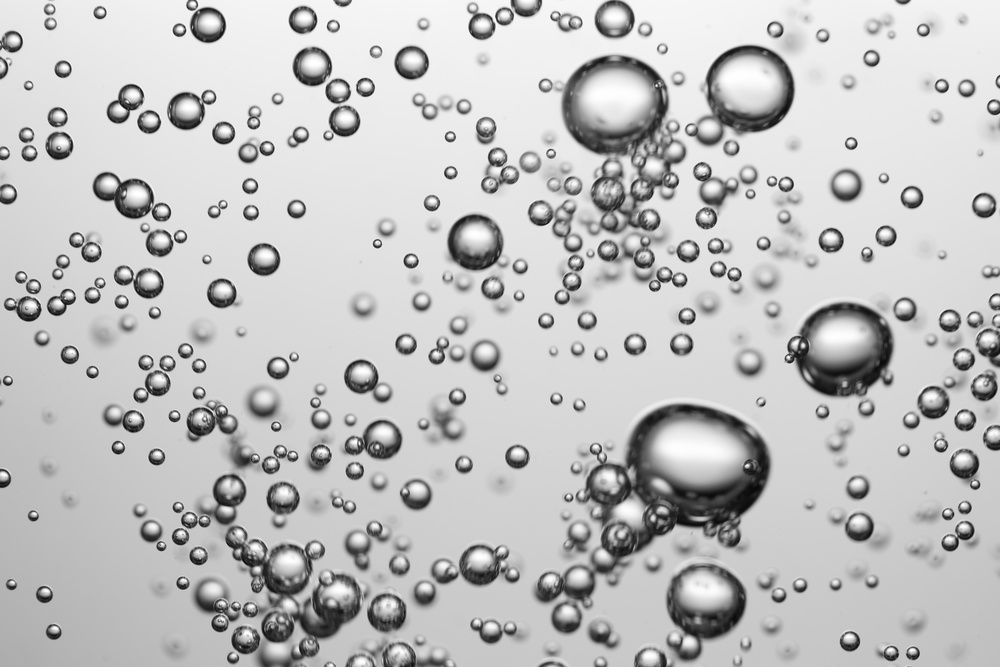
#> input picture tests/test_image_raw_30ppm.JPG, 1000 x 667 px, shrunk from 6000 x 4000 before the run
$ python img_sharpening.py   (older library calls are emulated)
#> lines starting #> are read from the running program, lines starting #| are printed output that depends on the picture; after the words box and inside, x2 and y2 are one past the last pixel; in counts of white or black regions, pixels touching at a corner belong together
# sharpen_bubbles.py
# Requirements: numpy, opencv-python, scikit-image, matplotlib
# pip install numpy opencv-python scikit-image matplotlib

from __future__ import annotations

import os
from typing import cast

import cv2
import numpy as np
from matplotlib import pyplot as plt
from numpy import typing as npt
from skimage.color import rgb2gray
from skimage.exposure import equalize_adapthist
from skimage.filters import unsharp_mask
from skimage.restoration import richardson_lucy, wiener
from skimage.util import img_as_ubyte

# ---------------------------
# Utilities
# ---------------------------


def _ensure_dir(path: str) -> None:
    if not os.path.exists(path):
        os.makedirs(path, exist_ok=True)


def _read_image_keep_dtype(path: str) -> tuple[npt.NDArray[np.uint8], np.dtype[np.uint8]]:
    """Read RGB image (BGR from cv2 then convert to RGB). Returns image and original dtype."""
    bgr = cv2.imread(path, cv2.IMREAD_UNCHANGED)
    if bgr is None:
        raise FileNotFoundError(f"Could not read image: {path}")
    orig_dtype = cast(np.dtype[np.uint8], bgr.dtype)
    # Convert to 3-channel RGB for processing; if grayscale, promote to 3-ch for display consistency
    if len(bgr.shape) == 2:
        bgr = cv2.cvtColor(bgr, cv2.COLOR_GRAY2BGR)
    rgb = cast(npt.NDArray[np.uint8], cv2.cvtColor(bgr, cv2.COLOR_BGR2RGB))
    return rgb, orig_dtype


def _to_float01(img: npt.NDArray[np.uint8]) -> npt.NDArray[np.float32]:
    """Convert uint8/uint16/float to float32 in [0,1]."""
    if img.dtype == np.uint8:
        return img.astype(np.float32) / 255.0
    if img.dtype == np.uint16:
        return img.astype(np.float32) / 65535.0
    f = img.astype(np.float32)
    # best-effort clamp
    f_min, f_max = np.min(f), np.max(f)
    if f_min < 0.0 or f_max > 1.0:
        f = np.clip(f, 0.0, 1.0)
    return f


def _from_float01_like(img_float: npt.NDArray[np.float32], like_dtype: np.dtype[np.uint8]) -> npt.NDArray[np.uint8]:
    """Convert back to the original dtype (preserving 'pixel format')."""
    img_float = np.clip(img_float, 0.0, 1.0)
    if like_dtype == np.uint8:
        return (img_float * 255.0 + 0.5).astype(np.uint8)
    if like_dtype == np.uint16:
        return (img_float * 65535.0 + 0.5).astype(np.uint16)
    return img_float.astype(like_dtype)


def _save_rgb(path: str, rgb: npt.NDArray[np.uint8]) -> None:
    """Save RGB using cv2 (expects BGR)."""
    bgr = cv2.cvtColor(rgb, cv2.COLOR_RGB2BGR)
    cv2.imwrite(path, bgr)


def _variance_of_laplacian(gray_f: npt.NDArray[np.float32], ksize: int = 3) -> npt.NDArray[np.float32]:
    """Focus measure: higher = sharper."""
    lap = cv2.Laplacian(gray_f, cv2.CV_32F, ksize=ksize)
    # Local variance via box filter (fast)
    mu = cv2.blur(lap, (5, 5))
    mu2 = cv2.blur(lap * lap, (5, 5))
    var = np.maximum(mu2 - mu * mu, 0.0)
    return var


# ---------------------------
# Methods
# ---------------------------


def method_unsharp_single_scale(
    rgb: npt.NDArray[np.uint8], amount: float = 1.0, radius: float = 1.5, threshold: float = 0.0
) -> npt.NDArray[np.float32]:
    """Classic Unsharp Mask (single scale)."""
    f = _to_float01(rgb)
    # apply per-channel USM
    out = np.empty_like(f)
    for c in range(3):
        out[..., c] = unsharp_mask(f[..., c], radius=radius, amount=amount, preserve_range=True)
    return np.clip(out, 0, 1)


def method_unsharp_multi_scale(
    rgb: npt.NDArray[np.uint8], radii: tuple[int, ...] = (1, 2, 4, 8), amounts: tuple[float, ...] = (0.8, 0.6, 0.4, 0.2)
) -> npt.NDArray[np.float32]:
    """Multi-scale USM: stack several gentle passes to reduce halos."""
    f = _to_float01(rgb)
    out = f.copy()
    for r, a in zip(radii, amounts):
        for c in range(3):
            out[..., c] = unsharp_mask(out[..., c], radius=float(r), amount=float(a), preserve_range=True)
    return np.clip(out, 0, 1)


def method_clahe_then_usm(
    rgb: npt.NDArray[np.uint8], clip_limit: float = 0.01, usm_radius: float = 1.5, usm_amount: float = 0.8
) -> npt.NDArray[np.float32]:
    """CLAHE (on luminance) → mild USM."""
    f = _to_float01(rgb)
    # convert to YUV and apply CLAHE to Y
    yuv = cv2.cvtColor((f * 255).astype(np.uint8), cv2.COLOR_RGB2YUV)
    y = yuv[..., 0] / 255.0
    y_eq = equalize_adapthist(y, clip_limit=clip_limit)
    yuv[..., 0] = img_as_ubyte(y_eq)
    f_eq = cv2.cvtColor(yuv, cv2.COLOR_YUV2RGB).astype(np.float32) / 255.0
    # mild USM
    out = np.empty_like(f_eq)
    for c in range(3):
        out[..., c] = unsharp_mask(f_eq[..., c], radius=usm_radius, amount=usm_amount, preserve_range=True)
    return np.clip(out, 0, 1)


def method_wiener_gaussian(rgb: npt.NDArray[np.uint8], sigma: float = 1.2, K: float = 0.004) -> npt.NDArray[np.float32]:
    """Wiener deconvolution assuming small Gaussian blur (applied on luminance)."""
    f = _to_float01(rgb)
    gray = rgb2gray(f)  # float in [0,1]
    # build Gaussian PSF
    size = int(2 * round(3 * sigma) + 1)
    x = np.arange(size) - size // 2
    X, Y = np.meshgrid(x, x)
    psf = np.exp(-(X**2 + Y**2) / (2 * sigma * sigma))
    psf /= psf.sum() + 1e-8
    deconv = np.clip(wiener(gray, psf, balance=K, clip=False), 0, 1)
    # replace luminance while preserving color via ratio
    eps = 1e-6
    ratio = (deconv + eps) / (gray + eps)
    out = np.clip(f * ratio[..., None], 0, 1)
    return out


def method_rl_disk(rgb: npt.NDArray[np.uint8], radius_px: int = 3, iterations: int = 20) -> npt.NDArray[np.float32]:
    """Richardson-Lucy with a disk PSF (defocus-like blur) on luminance."""
    f = _to_float01(rgb)
    gray = rgb2gray(f)
    # simple disk PSF
    size = radius_px * 2 + 1
    Y, X = np.ogrid[-radius_px : radius_px + 1, -radius_px : radius_px + 1]
    mask = X**2 + Y**2 <= radius_px**2
    psf = np.zeros((size, size), dtype=np.float32)
    psf[mask] = 1.0
    psf /= psf.sum() + 1e-8
    deconv = np.clip(richardson_lucy(gray, psf, num_iter=iterations, clip=False), 0, 1)
    # luminance replace with color preservation
    eps = 1e-6
    ratio = (deconv + eps) / (gray + eps)
    out = np.clip(f * ratio[..., None], 0, 1)
    return out


def method_selective_defocus_rl(
    rgb: npt.NDArray[np.uint8], defocus_threshold: float = 0.0008, disk_radius_if_blur: int = 3, iterations: int = 15
) -> npt.NDArray[np.float32]:
    """Estimate defocus map via variance of Laplacian.

    Apply RL deconvolution only where defocus < threshold (blurred areas).
    Edge-aware (bilateral) blend back to avoid halos on already-sharp regions.
    """
    f = _to_float01(rgb)
    gray = rgb2gray(f).astype(np.float32)
    # defocus map: lower var-Lap => blurrier
    varlap = _variance_of_laplacian(gray, ksize=3)
    # normalize to [0,1]
    varlap_n = (varlap - varlap.min()) / (varlap.max() - varlap.min() + 1e-8)
    blur_mask = (varlap_n < defocus_threshold).astype(np.float32)

    # smooth mask to avoid seams
    blur_mask = cv2.GaussianBlur(blur_mask, (0, 0), 1.2)
    blur_mask = np.clip(blur_mask, 0.0, 1.0)

    # RL deconv on whole image luminance (simpler/fast), then blend by mask
    rl = method_rl_disk(rgb, radius_px=disk_radius_if_blur, iterations=iterations)
    # edge-aware feathering via bilateral filter on the mask
    # (use bilateral on mask to align to edges)
    m = (
        cv2.bilateralFilter((blur_mask * 255).astype(np.uint8), d=9, sigmaColor=50, sigmaSpace=7).astype(np.float32)
        / 255.0
    )
    m = m[..., None]  # to 3-ch
    out = rl * m + f * (1.0 - m)
    return np.clip(out, 0, 1)


# ---------------------------
# Pipeline Runner
# ---------------------------


def run_all_methods(img_rgb_path: str, output_dir: str) -> dict[str, npt.NDArray[np.uint8]]:
    _ensure_dir(output_dir)
    rgb, orig_dtype = _read_image_keep_dtype(img_rgb_path)
#> in _read_image_keep_dtype, bgr is the input picture: shape (667, 1000, 3); min 8, max 255, mean 192.7

    results: dict[str, npt.NDArray[np.uint8]] = {}
    results["original"] = rgb

    # 1) Unsharp (single scale)
    usm1 = method_unsharp_single_scale(rgb, amount=1.0, radius=1.5, threshold=0.0)
#> after the loop in method_unsharp_single_scale, `for c in range(3):`:
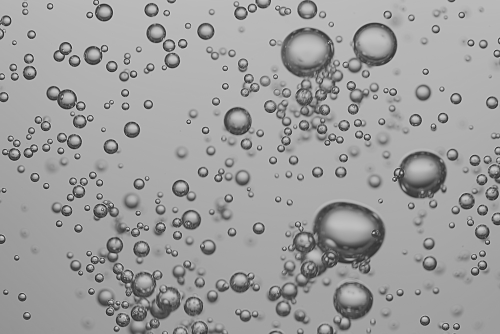
#> out: shape (667, 1000, 3) float32 (shown at 1/2 size); min -0.353, max 1.44, mean 0.756; drawn with min black and max white
    results["usm_single"] = _from_float01_like(usm1, orig_dtype)

    # 2) Unsharp (multi-scale)
    usm_ms = method_unsharp_multi_scale(rgb, radii=(1, 2, 4, 8), amounts=(0.8, 0.6, 0.4, 0.2))
#> after the loop in method_unsharp_multi_scale, `for r, a in zip(radii, amounts):`:
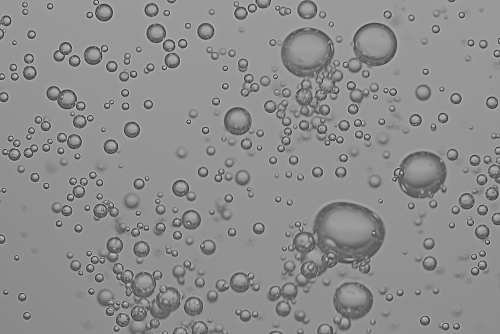
#> out: shape (667, 1000, 3) float32 (shown at 1/2 size); min -1.53, max 2.58, mean 0.756; drawn with min black and max white
    results["usm_multiscale"] = _from_float01_like(usm_ms, orig_dtype)

    # 3) CLAHE -> USM
    clahe_usm = method_clahe_then_usm(rgb, clip_limit=0.01, usm_radius=1.5, usm_amount=0.8)
    results["clahe_usm"] = _from_float01_like(clahe_usm, orig_dtype)

    # 4) Wiener (Gaussian)
    wien = method_wiener_gaussian(rgb, sigma=1.2, K=0.004)
#> in method_wiener_gaussian, `ratio = (deconv + eps) / (gray + eps)`:
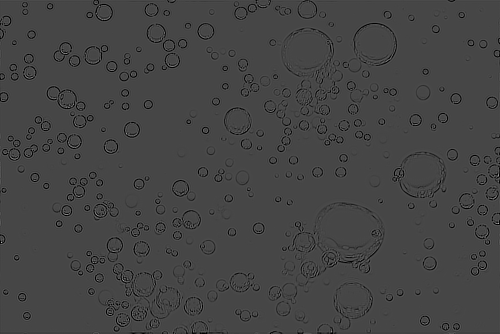
#> ratio: shape (667, 1000) float32 (shown at 1/2 size); min 1.48e-06, max 3.62, mean 0.977; drawn with min black and max white
    results["wiener_gaussian"] = _from_float01_like(wien, orig_dtype)

    # 5) Richardson-Lucy with disk PSF
    rl = method_rl_disk(rgb, radius_px=3, iterations=20)
#> in method_rl_disk, `ratio = (deconv + eps) / (gray + eps)`:
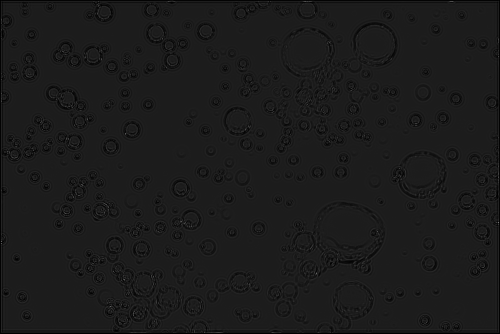
#> ratio: shape (667, 1000) float32 (shown at 1/2 size); min 3.47e-05, max 8.85, mean 0.958; drawn with min black and max white
    results["rl_disk"] = _from_float01_like(rl, orig_dtype)

    # 6) Selective RL guided by defocus
    selective = method_selective_defocus_rl(
        rgb,
        defocus_threshold=0.25,  # 0..1 after normalization; tweak based on image
        disk_radius_if_blur=3,
        iterations=15,
    )
#> in _variance_of_laplacian, `mu2 = cv2.blur(lap * lap, (5, 5))`:
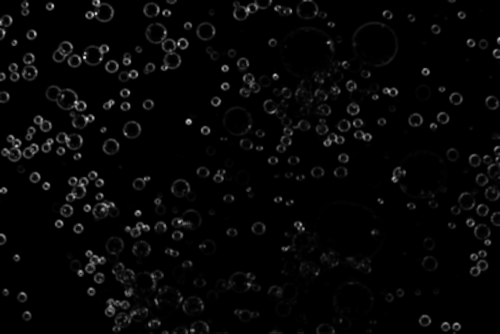
#> mu2: shape (667, 1000) float32 (shown at 1/2 size); min 0, max 3.61, mean 0.0914; drawn with min black and max white
#> in method_selective_defocus_rl, `blur_mask = (varlap_n < defocus_threshold).astype(np.float32)`:
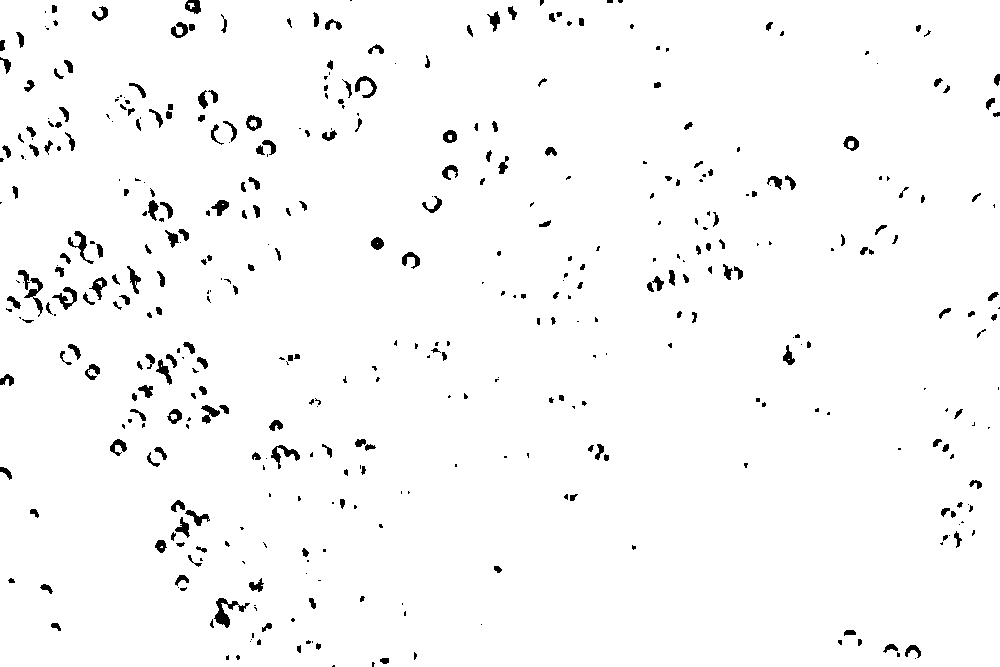
#> blur_mask: shape (667, 1000) float32; values 0 (black) and 1 (white), 97.6% white; 432 black regions (196 under 20 px), largest, box (x1, y1, x2, y2) and area: (214, 598, 250, 628) 353, (271, 445, 300, 469) 235, (24, 278, 43, 317) 227
#> in method_selective_defocus_rl, `blur_mask = cv2.GaussianBlur(blur_mask, (0, 0), 1.2)`:
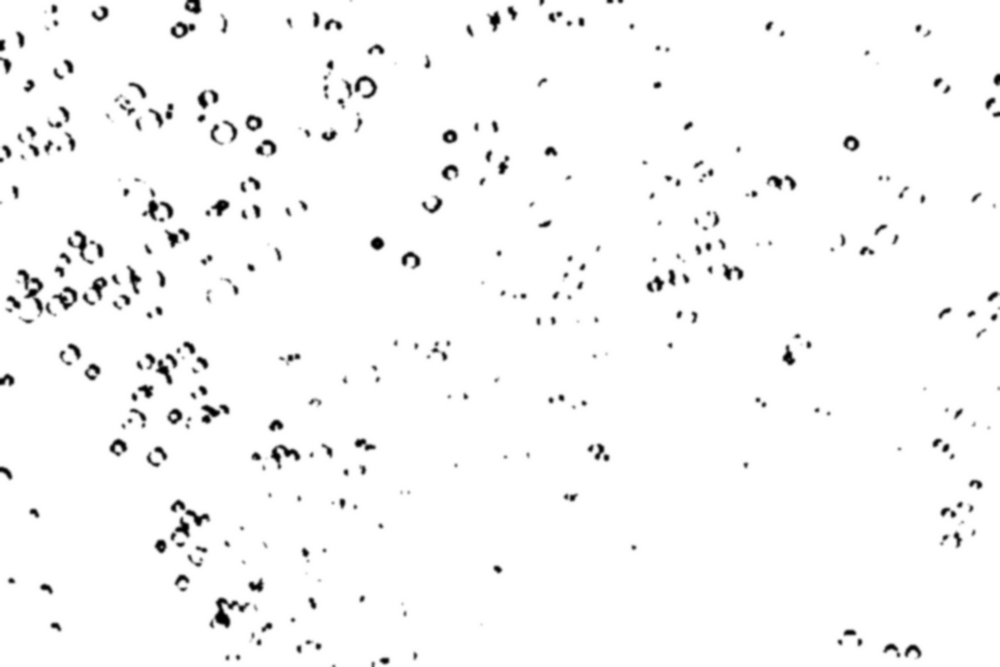
#> blur_mask: shape (667, 1000) float32; min 1.05e-06, max 1, mean 0.976
    results["selective_rl"] = _from_float01_like(selective, orig_dtype)

    # Save results
    for name, img in results.items():
        _save_rgb(os.path.join(output_dir, f"{name}.png"), img)
#> this loop made 7 passes
#> name on passes 1 to 7: 'original', 'usm_single', 'usm_multiscale', 'clahe_usm', 'wiener_gaussian', 'rl_disk', 'selective_rl'

    return results


def plot_comparison(
    results: dict[str, npt.NDArray[np.uint8]], cols: int = 3, figsize: tuple[int, int] = (18, 12)
) -> None:
    """Plot all results on one canvas."""
    names = list(results.keys())
    imgs = [results[k] for k in names]
    rows = int(np.ceil(len(imgs) / cols))
    plt.figure(figsize=figsize)
    for i, (nm, im) in enumerate(zip(names, imgs), 1):
        plt.subplot(rows, cols, i)
        plt.imshow(im)
        plt.title(nm, fontsize=12)
        plt.axis("off")
    plt.tight_layout()
    plt.show()


# ---------------------------
# Main
# ---------------------------

if __name__ == "__main__":
    import os

    from matplotlib import pyplot as plt

    # Define paths
    img_rgb_path = "../../tests/test_image_raw_30ppm.JPG"
    output_dir = "../../tests/sharpened_results"

    results = run_all_methods(img_rgb_path, output_dir)
#> results = 7 items
    plot_comparison(results, cols=3, figsize=(18, 12))
#> in plot_comparison, `names = list(results.keys())`: names = ['original', 'usm_single', 'usm_multiscale', 'clahe_usm', 'wiener_gaussian', 'rl_disk', 'selective_rl']
#> in plot_comparison, `imgs = [results[k] for k in names]`: imgs = 7 items
#> in plot_comparison, `rows = int(np.ceil(len(imgs) / cols))`: rows = 3
#> the loop in plot_comparison, `for i, (nm, im) in enumerate(zip(names, imgs), 1):` made 7 passes
    print(f"Saved results to: {os.path.abspath(output_dir)}")
#| Saved results to: tests/sharpened_results

$ run again, with tests/test_image_raw.JPG copied over tests/test_image_raw_30ppm.JPG
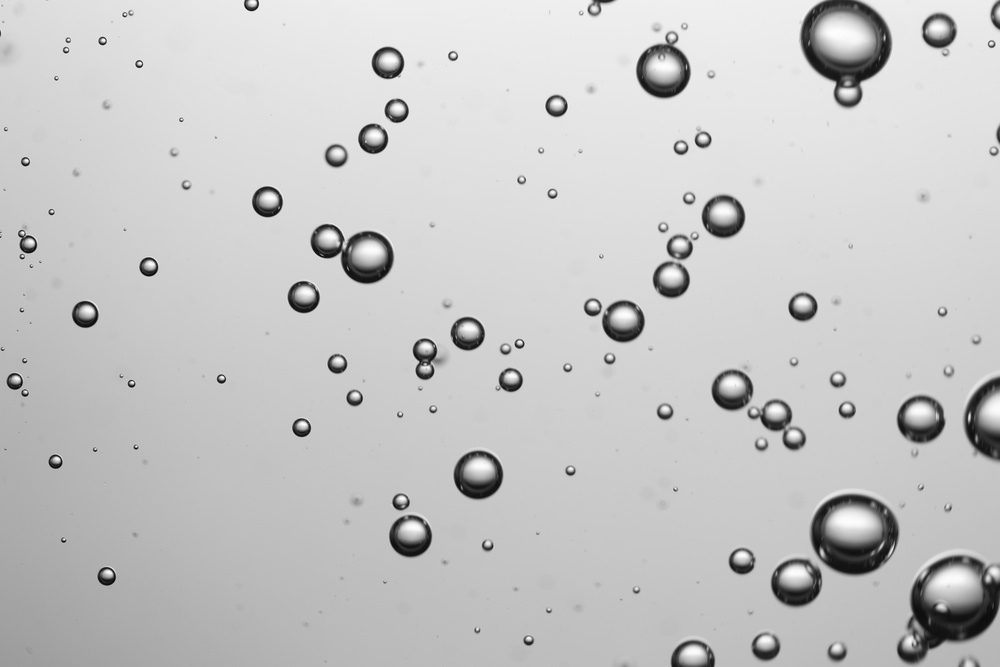
#> input picture tests/test_image_raw.JPG, 1000 x 667 px, shrunk from 6000 x 4000 before the run
#> in _read_image_keep_dtype, bgr is the input picture: shape (667, 1000, 3); min 3, max 255, mean 198.1
#> after the loop in method_unsharp_multi_scale, `for r, a in zip(radii, amounts):`:
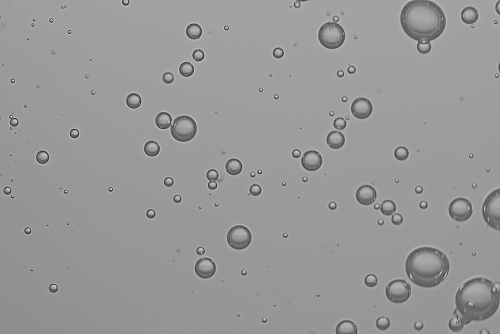
#> out: shape (667, 1000, 3) float32 (shown at 1/2 size); min -1.6, max 2.38, mean 0.777; drawn with min black and max white
#> f_eq: shape (667, 1000, 3) float32; mean of channels 0, 1, 2 0.755, 0.755, 0.755
#> in method_selective_defocus_rl, `blur_mask = (varlap_n < defocus_threshold).astype(np.float32)`:
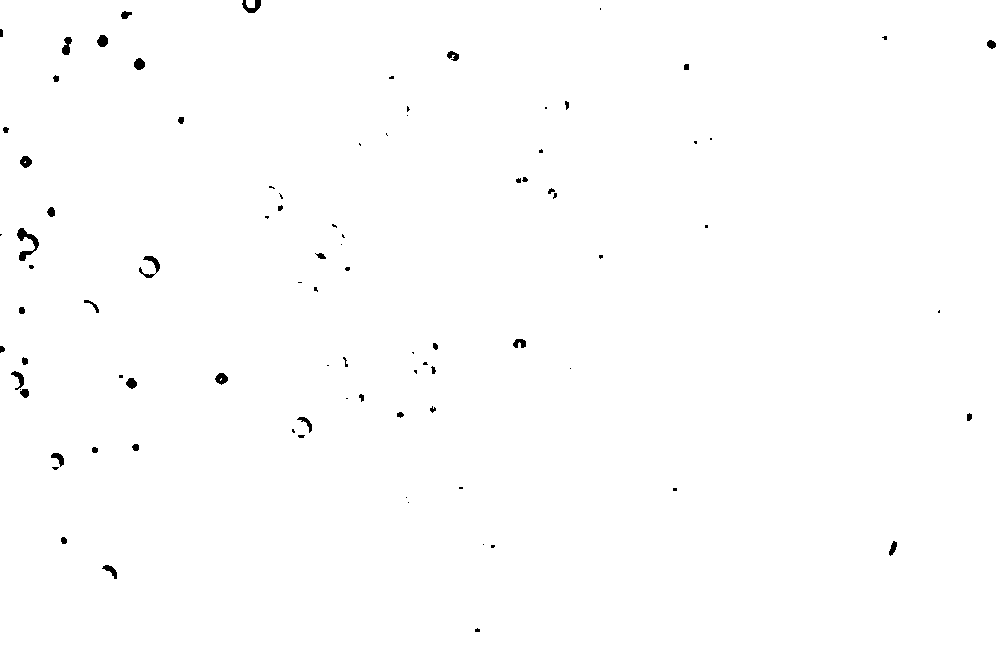
#> blur_mask: shape (667, 1000) float32; values 0 (black) and 1 (white), 99.5% white; 89 black regions (44 under 20 px), largest, box (x1, y1, x2, y2) and area: (17, 228, 39, 261) 268, (139, 256, 160, 278) 159, (242, 0, 261, 13) 131
#> the loop in run_all_methods, `for name, img in results.items():` made 7 passes
#> name on passes 1 to 7: 'original', 'usm_single', 'usm_multiscale', 'clahe_usm', 'wiener_gaussian', 'rl_disk', 'selective_rl'
#> results = 7 items
#> names = ['original', 'usm_single', 'usm_multiscale', 'clahe_usm', 'wiener_gaussian', 'rl_disk', 'selective_rl']
#> imgs = 7 items
#> rows = 3
#> the loop in plot_comparison, `for i, (nm, im) in enumerate(zip(names, imgs), 1):` made 7 passes
#| Saved results to: tests/sharpened_results
